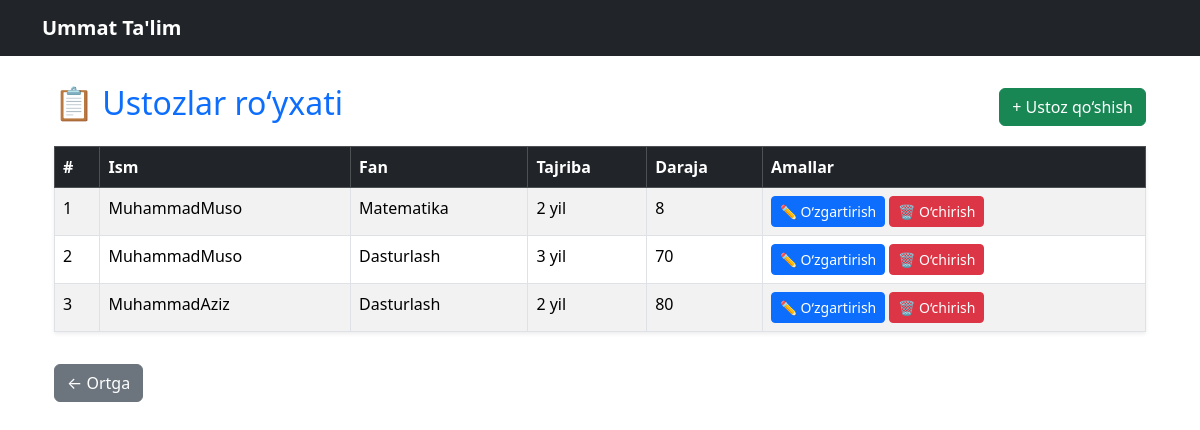
The app's page /admin-dashboard/ustozlar/ (signed in) with its own data.
### core/models.py (models this page shows, shortened)
class Ustoz(models.Model):
    ism = models.CharField(max_length=100)
    tajriba_yil = models.IntegerField()
    daraja = models.IntegerField(help_text="Daraja qancha yuqori bo`lsa, shuncha yuqoriga chiqadi: ")
    tavsif = models.TextField()
    fan = models.ForeignKey(Fan, on_delete=models.CASCADE)

class Fan(models.Model):
    nomi = models.CharField(max_length=100)

### core/views.py (the view, shortened to what this page needs)
# urls.py: path('admin-dashboard/ustozlar/', views.ustozlar_boshqaruv, name='ustozlar_boshqaruv'),
@login_required
def ustozlar_boshqaruv(request):
    fanlar = Fan.objects.all()
    ustozlar = Ustoz.objects.all()
    return render(request, 'core/ustozlar_boshqaruv.html', {'ustozlar': ustozlar, 'fanlar': fanlar})

### core/templates/core/ustozlar_boshqaruv.html (shortened to what this page needs)
{% extends 'core/base.html' %}
{% block content %}
<div class="container mt-4">
    <div class="d-flex justify-content-between align-items-center mb-3">
        <h2 class="text-primary">📋 Ustozlar ro‘yxati</h2>
        <a href="{% url 'ustoz_qoshish' %}" class="btn btn-success">+ Ustoz qo‘shish</a>
    </div>
    {% if ustozlar %}
        <table class="table table-striped table-bordered shadow-sm">
            <thead class="table-dark">
                <tr>
                    <th>#</th>
                    <th>Ism</th>
                    <th>Fan</th>
                    <th>Tajriba</th>
                    <th>Daraja</th>
                    <th>Amallar</th>
                </tr>
            </thead>
            <tbody>
                {% for ustoz in ustozlar %}
                <tr>
                    <td>{{ forloop.counter }}</td>
                    <td>{{ ustoz.ism }}</td>
                    <td>{{ ustoz.fan.nomi }}</td>
                    <td>{{ ustoz.tajriba_yil }} yil</td>
                    <td>{{ ustoz.daraja }}</td>
                    <td>
                        <a href="{% url 'ustoz_ozgartirish' ustoz.id %}" class="btn btn-sm btn-primary">✏️ O‘zgartirish</a>
                        <a href="{% url 'ustoz_ochirish' ustoz.id %}" class="btn btn-sm btn-danger" onclick="return confirm('Ishonchingiz komilmi?')">🗑️ O‘chirish</a>
                    </td>
                </tr>
                {% endfor %}
            </tbody>
        </table>
    {% else %}
        <div class="alert alert-info">Hozircha hech qanday ustoz mavjud emas.</div>
    {% endif %}
    <a href="{% url 'admin_dashboard' %}" class="btn btn-secondary mt-3">← Ortga</a>
</div>
{% endblock %}

### core/templates/core/base.html (style rules this page uses)
body { padding-top: 60px; }

### records on screen
Ustoz: ism "MuhammadMuso", fan.nomi "Matematika", tajriba_yil "2", daraja "8"
Ustoz: ism "MuhammadMuso", fan.nomi "Dasturlash", tajriba_yil "3", daraja "70"
Ustoz: ism "MuhammadAziz", fan.nomi "Dasturlash", tajriba_yil "2", daraja "80"
